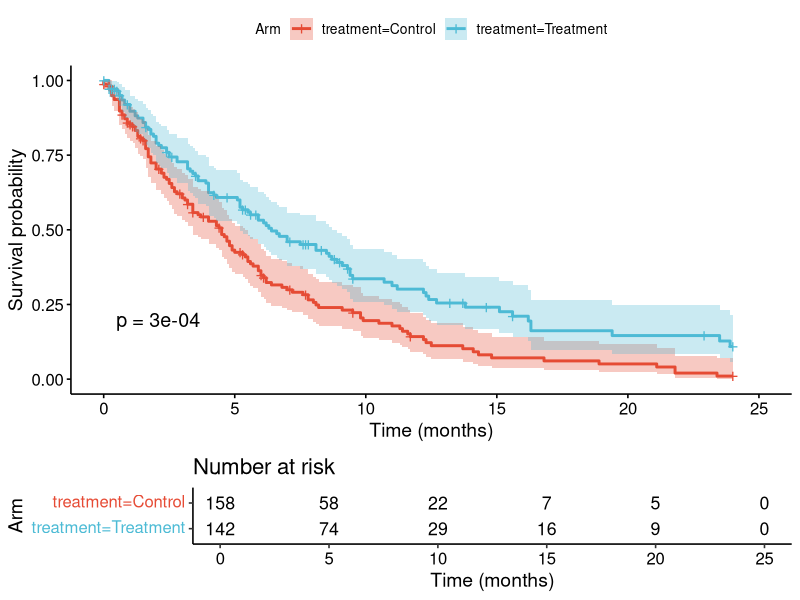
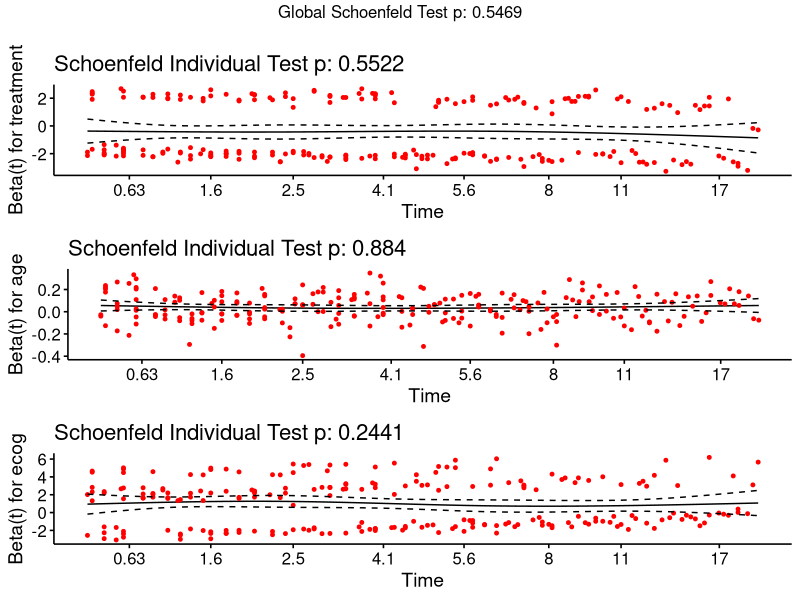
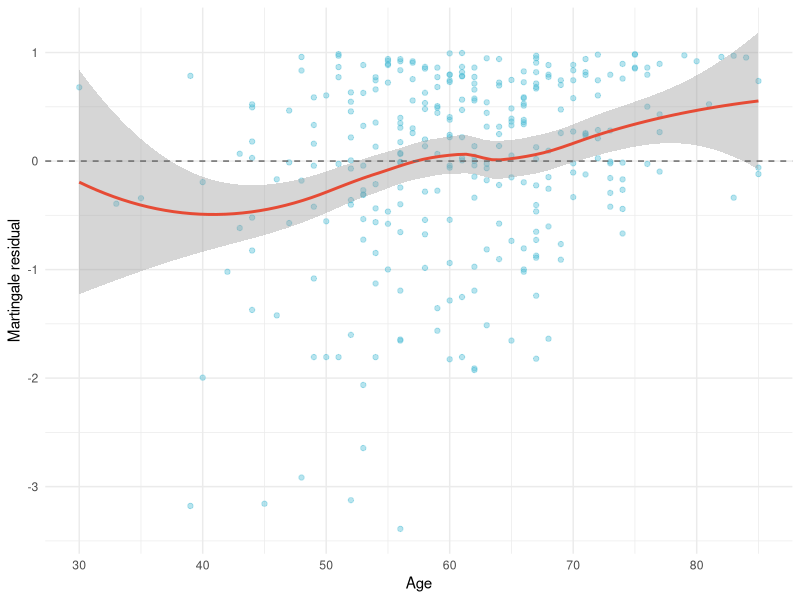
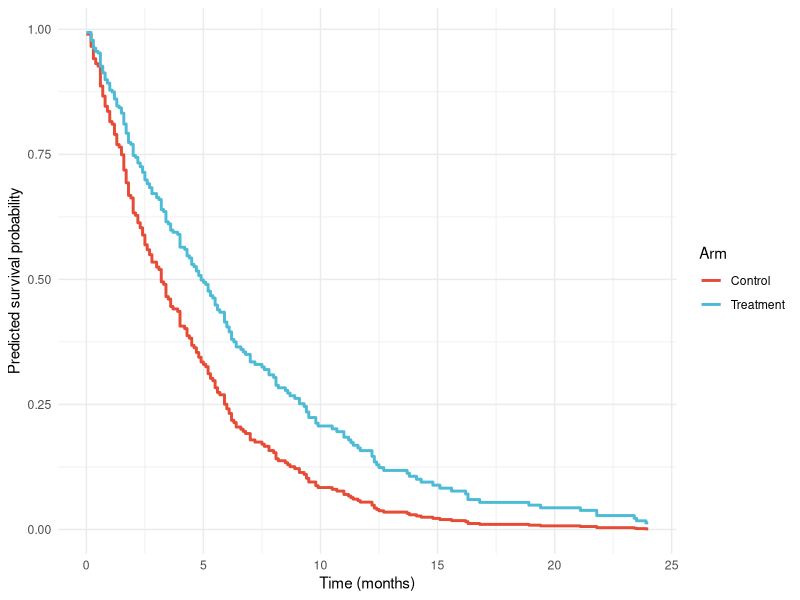

Write the R code that produced these figures, in order.
## ---- chunk 1
knitr::opts_chunk$set(echo = TRUE, message = FALSE, warning = FALSE)
library(survival)
library(survminer)
library(tidyverse)
library(broom)
## ---- chunk 2
set.seed(2024)

n <- 300
treatment <- rbinom(n, 1, 0.5)
age <- round(rnorm(n, mean = 60, sd = 10))
age <- pmin(pmax(age, 30), 85)
ecog <- sample(0:2, n, replace = TRUE, prob = c(0.5, 0.35, 0.15))

# True hazard ratio for treatment ~0.65 (protective), age and ECOG as nuisance covariates
linpred <- 0.02 * (age - 60) + 0.5 * ecog - 0.43 * treatment
baseline_scale <- 8  # months, baseline median survival driver

u <- runif(n)
event_time <- baseline_scale * (-log(u) / exp(linpred))^(1)

# Administrative censoring at 24 months + independent random dropout
censor_time <- pmin(24, rexp(n, rate = 1/30))
time <- pmin(event_time, censor_time)
status <- as.integer(event_time <= censor_time)

trial_data <- tibble(
  id = 1:n,
  time = round(time, 1),
  status = status,
  treatment = factor(treatment, labels = c("Control", "Treatment")),
  age = age,
  ecog = factor(ecog, labels = c("0", "1", "2"))
)

trial_data %>%
  group_by(treatment) %>%
  summarise(
    n = n(),
    events = sum(status),
    event_rate = round(mean(status), 2),
    median_followup = round(median(time), 1)
  )
## ---- chunk 3
km_fit <- survfit(Surv(time, status) ~ treatment, data = trial_data)

ggsurvplot(
  km_fit,
  data = trial_data,
  pval = TRUE,
  conf.int = TRUE,
  risk.table = TRUE,
  legend.title = "Arm",
  xlab = "Time (months)",
  ylab = "Survival probability",
  palette = c("#E64B35", "#4DBBD5")
)
## ---- chunk 4
logrank <- survdiff(Surv(time, status) ~ treatment, data = trial_data)
logrank_p <- 1 - pchisq(logrank$chisq, df = 1)
logrank_p
## ---- chunk 5
cox_unadjusted <- coxph(Surv(time, status) ~ treatment, data = trial_data)
unadj_summary <- tidy(cox_unadjusted, exponentiate = TRUE, conf.int = TRUE)
unadj_summary
## ---- chunk 6
cox_model <- coxph(Surv(time, status) ~ treatment + age + ecog, data = trial_data)
cox_summary <- tidy(cox_model, exponentiate = TRUE, conf.int = TRUE)
cox_summary
## ---- chunk 7
hr_unadj <- unadj_summary %>% filter(term == "treatmentTreatment") %>% pull(estimate)
hr_treatment <- cox_summary %>% filter(term == "treatmentTreatment") %>% pull(estimate)
hr_lower <- cox_summary %>% filter(term == "treatmentTreatment") %>% pull(conf.low)
hr_upper <- cox_summary %>% filter(term == "treatmentTreatment") %>% pull(conf.high)
hr_age <- cox_summary %>% filter(term == "age") %>% pull(estimate)
hr_ecog1 <- cox_summary %>% filter(term == "ecog1") %>% pull(estimate)
hr_ecog2 <- cox_summary %>% filter(term == "ecog2") %>% pull(estimate)
hr_shift_pct <- abs(hr_treatment - hr_unadj) / hr_unadj * 100
## ---- chunk 8
ph_test <- cox.zph(cox_model)
ph_test
## ---- chunk 9
ggcoxzph(ph_test)
## ---- chunk 10
ph_global_p <- ph_test$table["GLOBAL", "p"]
ph_treatment_p <- ph_test$table["treatment", "p"]
ph_global_p
ph_treatment_p
## ---- chunk 11
cox_no_age <- coxph(Surv(time, status) ~ treatment + ecog, data = trial_data)
trial_data$martingale_resid <- residuals(cox_no_age, type = "martingale")
## ---- chunk 12
ggplot(trial_data, aes(x = age, y = martingale_resid)) +
  geom_point(alpha = 0.4, color = "#4DBBD5") +
  geom_smooth(method = "loess", se = TRUE, color = "#E64B35") +
  geom_hline(yintercept = 0, linetype = "dashed", color = "grey40") +
  labs(x = "Age", y = "Martingale residual") +
  theme_minimal()
## ---- chunk 13
cox_age_quad <- coxph(Surv(time, status) ~ treatment + ecog + age + I(age^2), data = trial_data)
age_quad_test <- anova(cox_model, cox_age_quad)
age_quad_p <- age_quad_test$`Pr(>|Chi|)`[2]
age_quad_p
## ---- chunk 14
conc <- summary(cox_model)$concordance
conc
## ---- chunk 15
new_patients <- tibble(
  treatment = factor(c("Control", "Treatment"), levels = c("Control", "Treatment")),
  age = c(62, 62),
  ecog = factor(c("1", "1"), levels = c("0", "1", "2"))
)

surv_fit_patients <- survfit(cox_model, newdata = new_patients)
## ---- chunk 16
plot_data <- tibble(
  time = rep(surv_fit_patients$time, 2),
  surv = c(surv_fit_patients$surv[, 1], surv_fit_patients$surv[, 2]),
  arm = rep(c("Control", "Treatment"), each = length(surv_fit_patients$time))
)

ggplot(plot_data, aes(x = time, y = surv, color = arm)) +
  geom_step(linewidth = 1) +
  scale_color_manual(values = c("#E64B35", "#4DBBD5")) +
  labs(x = "Time (months)", y = "Predicted survival probability", color = "Arm") +
  theme_minimal()
## ---- chunk 17
surv_12mo_control <- surv_fit_patients$surv[which.min(abs(surv_fit_patients$time - 12)), 1]
surv_12mo_treatment <- surv_fit_patients$surv[which.min(abs(surv_fit_patients$time - 12)), 2]
surv_12mo_control
surv_12mo_treatment
